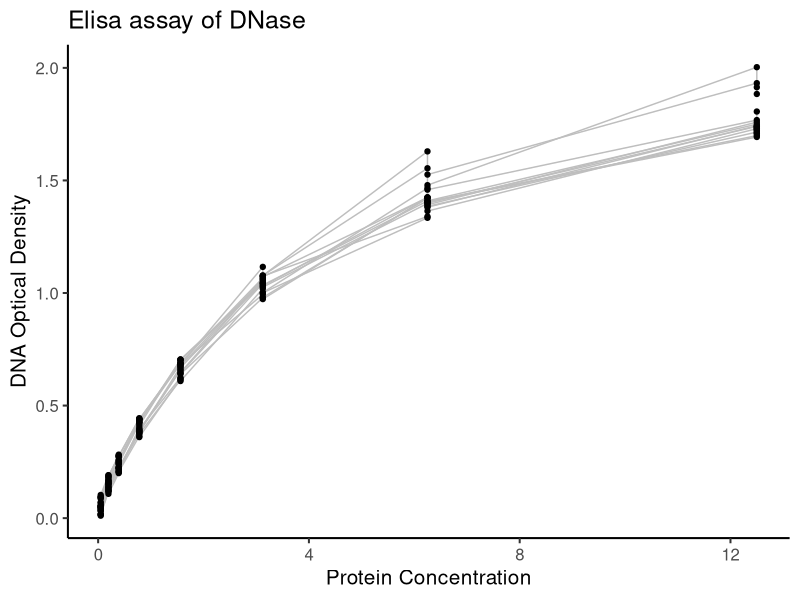

The R source for this figure:
## ---- chunk 1
#rmarkdown::render_site()
library(ggplot2)
require(stats); require(graphics)
  
ggplot(data = DNase,
       aes(x = conc, y = density, group = Run)) +
  geom_line(color = "grey")+
  geom_point(color = "black") +
  ylab("DNA Optical Density") + xlab("Protein Concentration") +
  ggtitle("Elisa assay of DNase") +
  theme_classic(base_size = 15)
